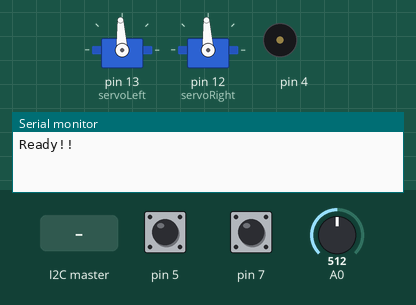
This sketch was run on a simulated Arduino Uno, built with avr-gcc and run on an emulated ATmega328P. Shown: 2 × servo, buzzer (waves = sounding), the last lines printed to the serial monitor. The test bench sets the inputs (shaded band); at power-on: pin 5 HIGH, pin 7 HIGH, A0 = 512.

Above: at 3.2 s.
3.3 s: the I2C master sends the byte 1
At 4.1 s:
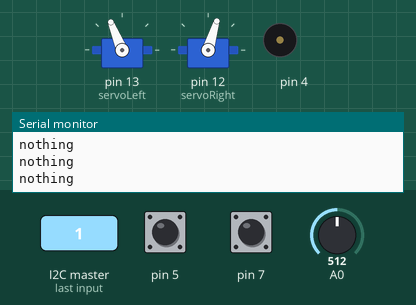
5.8 s: the I2C master sends the byte 2
At 6.2 s:
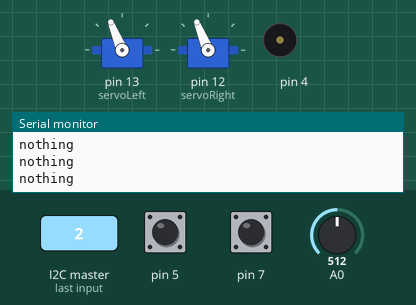
Timing chart, 0 to 8.8 s (numbered marks = the images above; inputs shaded):
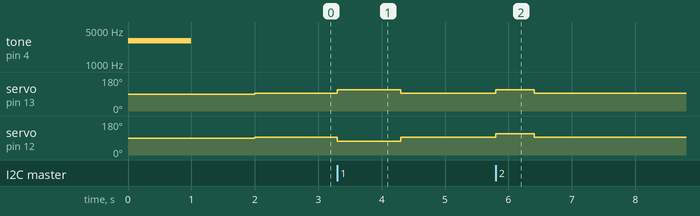

Measured:
- after the input at 3.3 s, servo on pin 13 (servoLeft): 93° → 112° at once, → 93° 1.0 s later; servo on pin 12 (servoRight): 93° → 73° at once, → 93° 1.0 s later
- after the input at 5.8 s, servo on pin 13 (servoLeft), servo on pin 12 (servoRight): 93° → 112° at once, → 93° 0.60 s later

The sketch:

Project_V2.ino
```cpp
#include <Servo.h>
#include <Wire.h>
#define SLAVE_ADDRESS 0x04

int number=0;
int state=0;
int flag_data = 0;
int flag_coll_des = 0;
Servo servoLeft;
Servo servoRight;
unsigned long time_since_last_reset = 0;
int interval_one = 5000;
int line_follower = 0;
byte wLeft = digitalRead(5);
byte wRight = digitalRead(7);

void setup(){
  Serial.begin(9600);
  pinMode(7,INPUT);
  pinMode(5,INPUT);
  // initialize i2c as slave
  Wire.begin(SLAVE_ADDRESS);
  tone(4,3000,1000);
  delay(1000);

  servoLeft.attach(13);
  servoRight.attach(12);
  Serial.println("Ready!!");
  // define callbacks for i2c communication
  Wire.onReceive(receiveData);
  delay(1000);
  Wire.onRequest(sendData);
}

void loop(){
  servoLeft.writeMicroseconds(1500);
  servoRight.writeMicroseconds(1500);
  if(flag_data == 1){
    Serial.println("Got New data");
    motion_agent(number);
  }
}
int collision_destination(){
  int col_des=0;
  byte wLeft = digitalRead(5);
  byte wRight = digitalRead(7);
  line_follower = analogRead(0);
  if(line_follower < 100){//Arrive at the destination
    col_des = 2;
  }else if((wLeft == 0)&&(wRight==0)){
    Serial.println("Both");
    col_des=5;
  }else if(wRight== 0){
    Serial.println("Right");
    col_des=4;
  }else if(wLeft == 0){
    Serial.println("Left");
    col_des=3;
  }else{
    Serial.println("nothing");
    col_des=1;
  }
  return col_des;
}
void motion_agent(int num){
    if (num == 1){
      forward(1000);
      Serial.println("Foward");
    }else if(num == 2){
      turnLeft(600);
      Serial.println("Left");
    }else if(num == 3){
      turnRight(600);
      Serial.println("Right");
    }else if(num == 4){//Left Collision
      Serial.println("Left Collision");
      backward(1000);
      turnRight_collision(600);
    }else if(num == 5){//Right Collision
      Serial.println("Right Collision");
      backward(1000);
      turnLeft_collision(600);//about 90 degree
    }else if(num == 6){//Both Collision
      Serial.println("Both Collision");
      backward(1000);
      turnLeft_collision(1200);//approx 180 degree
    }else{
      Serial.println("Wrong Data");
    }
    flag_data = 0;
}

void forward(int time){
  servoLeft.writeMicroseconds(1700);
  servoRight.writeMicroseconds(1300);
  time_since_last_reset = millis();
    while((millis() - time_since_last_reset < time)){
      flag_coll_des=collision_destination();
      if(flag_coll_des != 1){
        break;
      }
  }
  time_since_last_reset=0;
  servoLeft.writeMicroseconds(1500);
  servoRight.writeMicroseconds(1500);
}
void turnRight(int time){
  servoLeft.writeMicroseconds(1300);
  servoRight.writeMicroseconds(1300);
  time_since_last_reset = millis();
    while((millis() - time_since_last_reset < time)){
      flag_coll_des=collision_destination();
      if(flag_coll_des != 1){
        break;
      }
  }
  time_since_last_reset=0;
  servoLeft.writeMicroseconds(1500);
  servoRight.writeMicroseconds(1500);
}

void turnLeft(int time){
  servoLeft.writeMicroseconds(1700);
  servoRight.writeMicroseconds(1700);
  time_since_last_reset = millis();
    while((millis() - time_since_last_reset < time)){
      flag_coll_des=collision_destination();
      if(flag_coll_des != 1){
        break;
      }
  }
  time_since_last_reset=0;
  servoLeft.writeMicroseconds(1500);
  servoRight.writeMicroseconds(1500);
}

void backward(int time){
  servoLeft.writeMicroseconds(1300);
  servoRight.writeMicroseconds(1700);
  delay(time);
}
void movement_stop(int time){
  servoLeft.writeMicroseconds(1500);
  servoRight.writeMicroseconds(1500);
  delay(time);
}
void movement_stop(){
  servoLeft.writeMicroseconds(1500);
  servoRight.writeMicroseconds(1500);
  //delay(time);
}
void disableServos(){
  servoLeft.detach();
  servoRight.detach();
}
void turnLeft_collision(int time){
  servoLeft.writeMicroseconds(1700);
  servoRight.writeMicroseconds(1700);
  time_since_last_reset = millis();
  while((millis() - time_since_last_reset < time)){
  }
  servoLeft.writeMicroseconds(1500);
  servoRight.writeMicroseconds(1500);
}
void turnRight_collision(int time){
  servoLeft.writeMicroseconds(1300);
  servoRight.writeMicroseconds(1300);
  time_since_last_reset = millis();
  while((millis() - time_since_last_reset < time)){
  }
  servoLeft.writeMicroseconds(1500);
  servoRight.writeMicroseconds(1500);
}
// callback for received data
void receiveData(int byteCount){

  while(Wire.available()) {
    number = Wire.read();
    flag_data = 1;
    flag_coll_des = 0;
    Serial.print("Data received: ");
    Serial.println(number);
  }
}

// callback for sending data
void sendData(){
  Wire.write(flag_coll_des);
}
```
